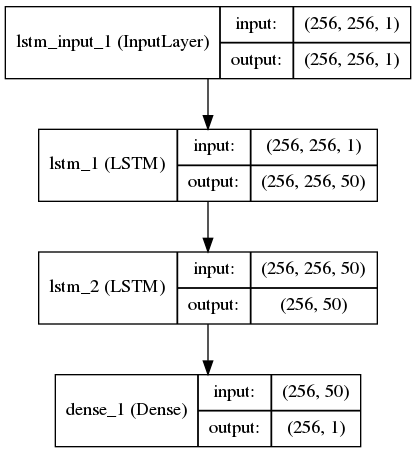

Source code (Python):
'''Example script showing how to use stateful RNNs
to model long sequences efficiently.
'''
from __future__ import print_function
import numpy as np
import matplotlib.pyplot as plt
from keras.models import Sequential
from keras.layers import Dense, LSTM
import openWav
import time
import os.path
from keras.utils.visualize_util import plot

# since we are using stateful rnn tsteps can be set to 1
tsteps = 64*4
batch_size = tsteps
epochs = 5
# number of elements ahead that are used to make the prediction
lahead = 1
sr = 2048
x_train, y_train = openWav.loadDrums2(tsteps, sr)
x_train = x_train[0]
y_train = y_train[0]
print(x_train.shape)

print('Creating Model')
model = Sequential()
model.add(LSTM(50,
               batch_input_shape=(batch_size, tsteps, 1),
               return_sequences=True,
               stateful=True))
model.add(LSTM(50,
               batch_input_shape=(batch_size, tsteps, 1),
               return_sequences=False,
               stateful=True))
model.add(Dense(1))
model.compile(loss='mse', optimizer='rmsprop')
plot(model, to_file='sequence_lstm.png', show_shapes=True)
weights_filename = 'weights_sequence_lstm.dat'
if os.path.isfile(weights_filename):
    print('Loading the model...')
    model.load_weights(weights_filename)
else:
    print('Training the model...')
    trainStart = time.time()
    for i in range(epochs):
        print('Epoch', i+1, '/', epochs)
        model.fit(x_train,
                  y_train,
                  batch_size=batch_size,
                  verbose=1,
                  nb_epoch=1,
                  shuffle=False)
        model.reset_states()
    trainEnd = time.time()
    print('Trained the model in', trainEnd - trainStart, 'seconds')
    print('Saving the model...')
    model.save_weights(weights_filename, True)




print('Predicting')
prime = x_train[:batch_size*batch_size]
print('prime shape:', prime.shape)
generations = batch_size*5
print('Predicting prime')
predicted_output = model.predict(prime, batch_size=batch_size, verbose=True)
#print(predicted_output.shape)
#print(predicted_output)
#print(len(predicted_output))
total = predicted_output
print('total generations:', generations)
for i in range(generations):
    last_batch = total[-batch_size*batch_size:]
    #print('last batch shape:', last_batch.shape)
    last_batch = np.resize(last_batch, (last_batch.shape[0]/batch_size, batch_size, 1))
    #print('last batch shape:', last_batch.shape)
    predicted_output_batch = model.predict(last_batch, batch_size=batch_size)
    predicted_value = predicted_output_batch[-1]
    total = np.append(total, predicted_value)
    if i % 64 == 0:
        print(i, 'predicted:', predicted_value)
    #model.reset_states()
    #print(total[-10:])
     

import pickle 
#expected_output = y_train
#pickle.dump(predicted_output, open('predicted.p','wb'))
#print('Saved predicted_output to predicted.p')
#pickle.dump(prime, open('expected.p','wb'))
#print('Saved expected_output to expected.p')
pickle.dump(total, open('generated.p','wb'))
print('Saved generated_output to generated.p')

#
#print('Ploting Results')
#plt.subplot(2, 1, 1)
#plt.plot(expected_output)
#plt.title('Expected')
#plt.subplot(2, 1, 2)
#plt.plot(predicted_output)
#plt.title('Predicted')
#plt.show()
